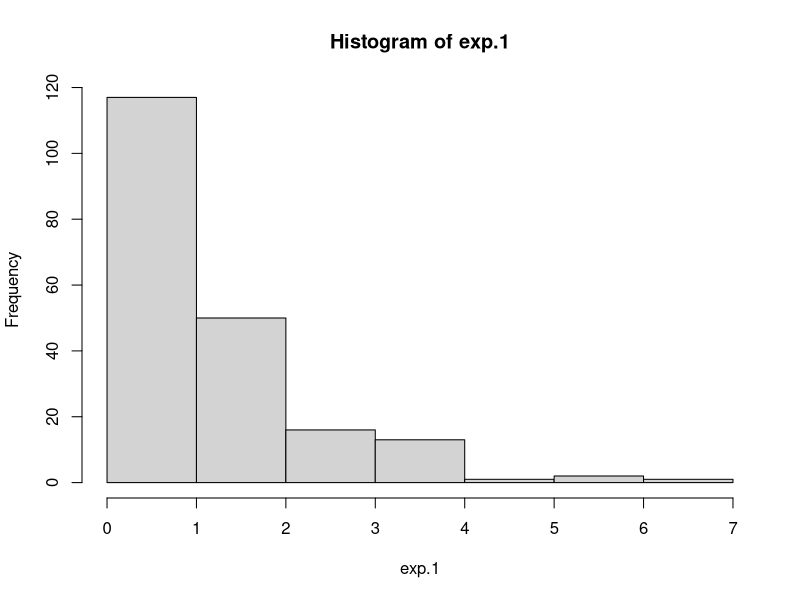
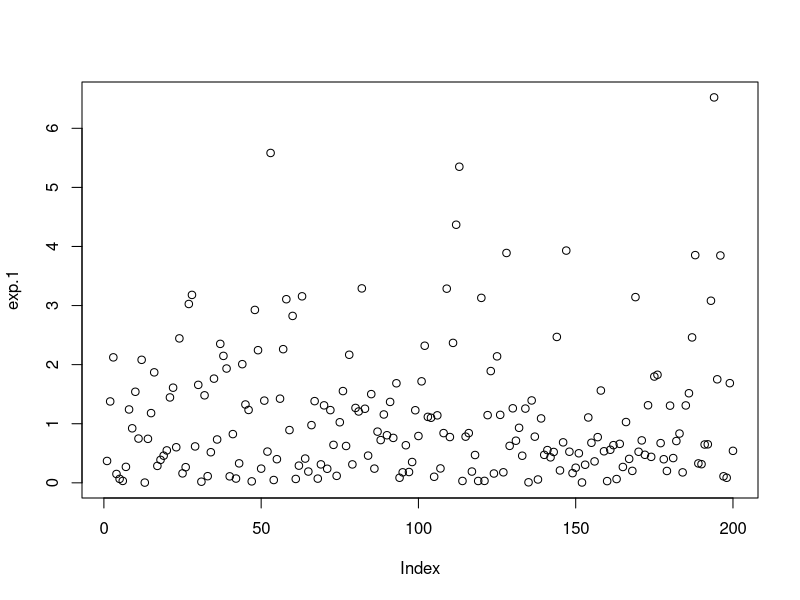
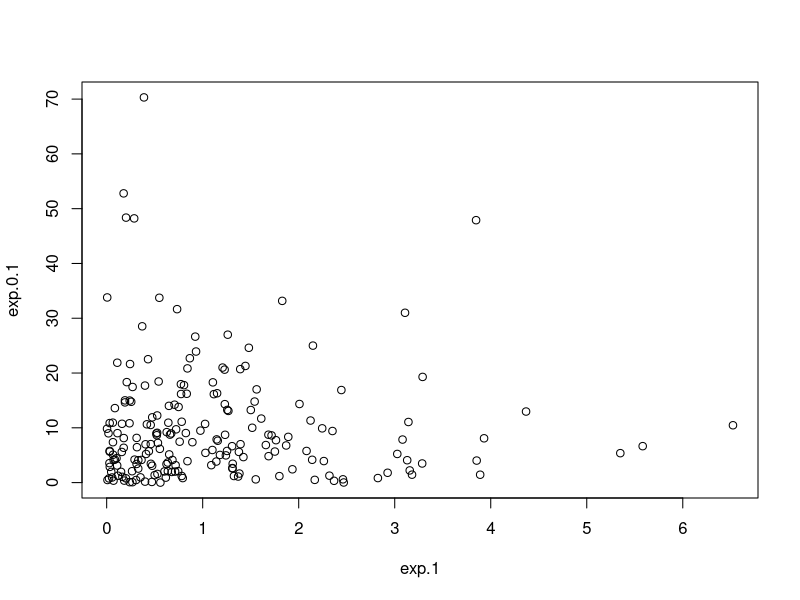
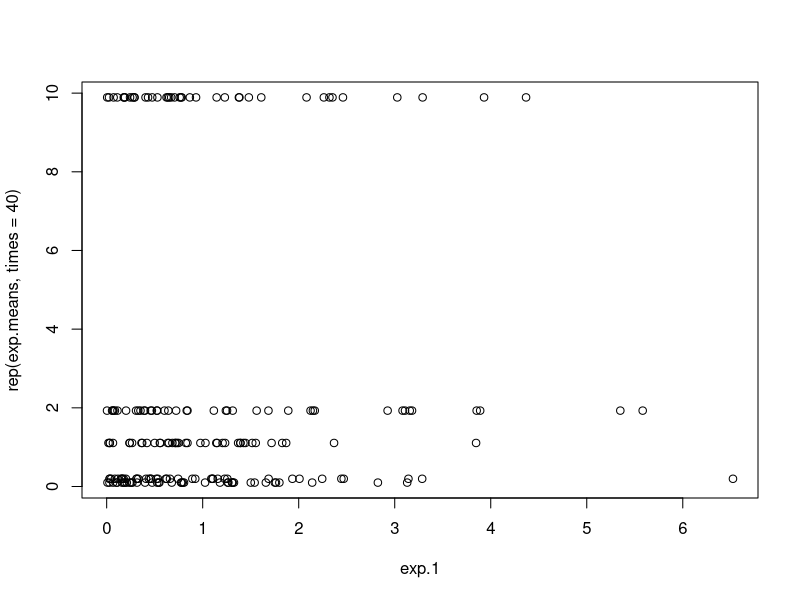
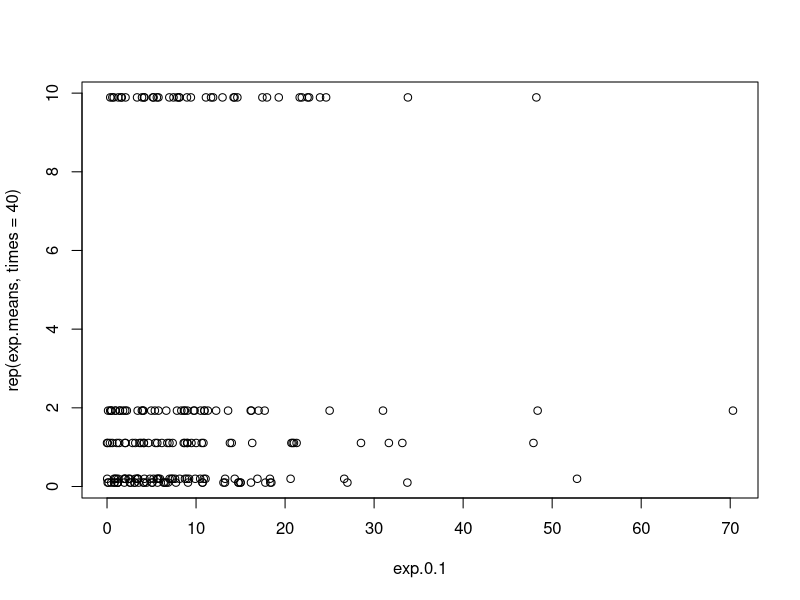
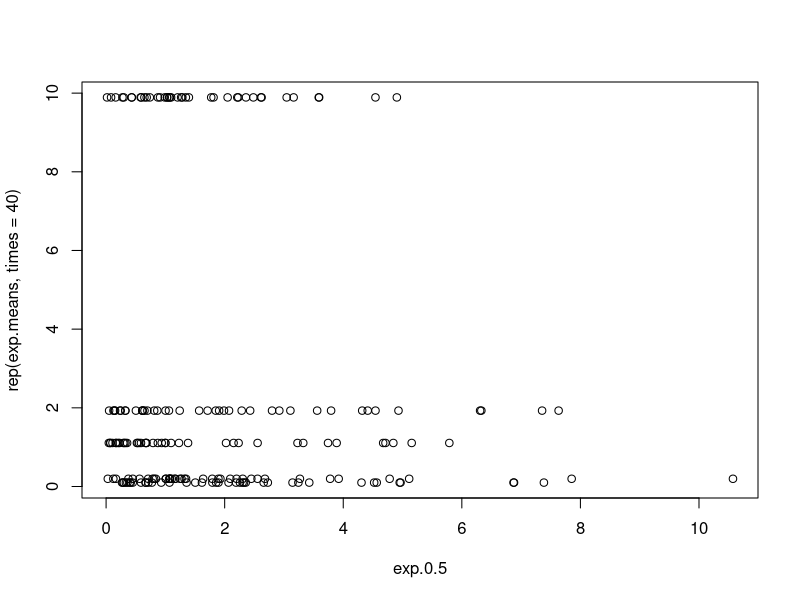
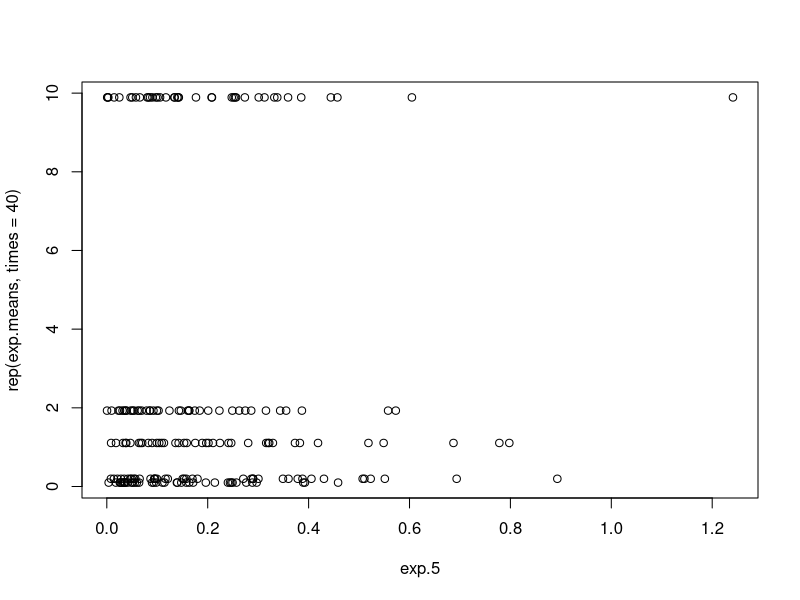
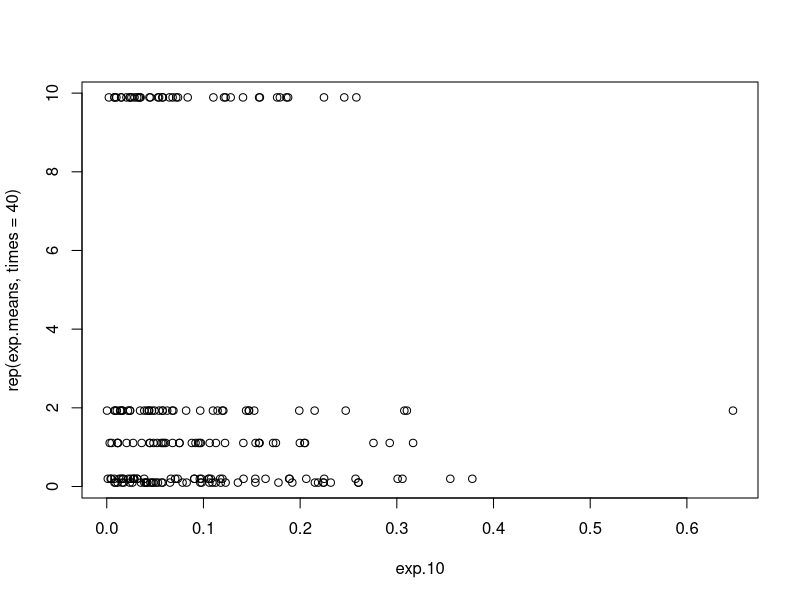

Write R code to recreate these figures, in order.
#' ---
#' author: "Zhenyok Nazedwox"
#' ---

# ---------------------------------------------------- Task 1 ----------------------------------------------------
# 1
exp.1 = rexp(n = 200)
exp.1.mean = mean(exp.1)
exp.1.sd = sd(exp.1)
# 3.i
hist(exp.1)
# 3.ii
plot(exp.1)

# 2
exp.0.1 = rexp(n = 200, rate = 0.1)
exp.0.1.mean = mean(exp.0.1)
exp.0.1.sd = sd(exp.0.1)
# 3.iii
plot(exp.1, exp.0.1)

# 2
exp.0.5 = rexp(n = 200, rate = 0.5)
exp.0.5.mean = mean(exp.0.5)
exp.0.5.sd = sd(exp.0.5)

# 2
exp.5 = rexp(n = 200, rate = 5)
exp.5.mean = mean(exp.5)
exp.5.sd = sd(exp.5)

# 2
exp.10 = rexp(n = 200, rate = 10)
exp.10.mean = mean(exp.10)
exp.10.sd = sd(exp.10)

# 4
exp.means = c(
  exp.1.mean,
  exp.0.1.mean,
  exp.0.5.mean,
  exp.5.mean,
  exp.10.mean
)
exp.sds = c(
  exp.1.sd,
  exp.0.1.sd,
  exp.0.5.sd,
  exp.5.sd,
  exp.10.sd
  )
# 4.i
plot(exp.1, rep(exp.means, times = 40))
plot(exp.0.1, rep(exp.means, times = 40))
plot(exp.0.5, rep(exp.means, times = 40))
plot(exp.5, rep(exp.means, times = 40))
plot(exp.10, rep(exp.means, times = 40))

# 4.ii
plot(exp.1, rep(exp.sds, times = 40))
plot(exp.0.1, rep(exp.sds, times = 40))
plot(exp.0.5, rep(exp.sds, times = 40))
plot(exp.5, rep(exp.sds, times = 40))
plot(exp.10, rep(exp.sds, times = 40))

# 4.iii
plot(exp.means, exp.sds)

# ---------------------------------------------------- Task 2 ----------------------------------------------------
huge.exp.1 = rexp(1100000)
huge.exp.1.mean = mean(huge.exp.1)
huge.exp.1.sd = sd(huge.exp.1)

# гистограмма соответсвует гистограмме функции 1-e^(-x)
# так как использовалась функция стандартного
# экспоненциального распределения (lambda = 1)
hist(huge.exp.1)

huge.exp.1.more.1 = huge.exp.1[huge.exp.1 > 1]
huge.exp.1.more.1.mean = mean(huge.exp.1.more.1)

huge.exp.1.mat = matrix(huge.exp.1, nrow = 1100, ncol = 1000)
# гистограмма выглядит так же, как и для вектора
hist(huge.exp.1.mat)

huge.exp.1.mat.col.137.mean = mean(huge.exp.1.mat[,137])

huge.exp.1.col.means = apply(huge.exp.1.mat, 2, mean)
# диаграмма отличается от экспоненциального распределения
# потому что значения из колонок не являются экспоненциальным распределением
hist(huge.exp.1.col.means)

huge.exp.1.squares = huge.exp.1 ^ 2
huge.exp.1.squares.mean = mean(huge.exp.1.squares)
huge.exp.1.squares.sd = sd(huge.exp.1.squares)
# показатели отличаются в соответствии с формулами для математического ожидания
# и стандартного отклонения экспоненциального распределения
huge.exp.1.mean
huge.exp.1.sd
huge.exp.1.squares.mean
huge.exp.1.squares.sd